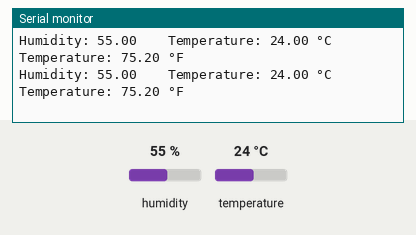
Bench run of a sketch on a simulated ESP32. Parts: the last lines printed to the serial monitor. The test bench sets the inputs (shaded band); at power-on: humidity 55 %, temperature 24 °C.

Above: at 5.8 s.
5.9 s: humidity set to 22 %
At 11.2 s:
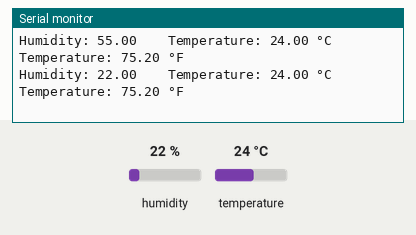
11.9 s: temperature set to 12 °C
At 16.0 s:
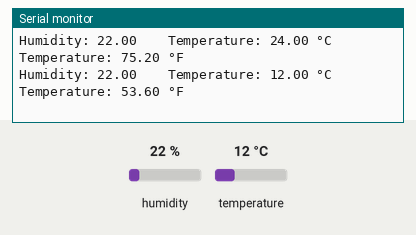
17.9 s: humidity set to 40 %
At 20.8 s:
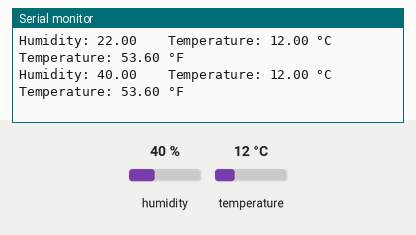
Timing chart, 0 to 22.3 s (numbered marks = the images above; inputs shaded):
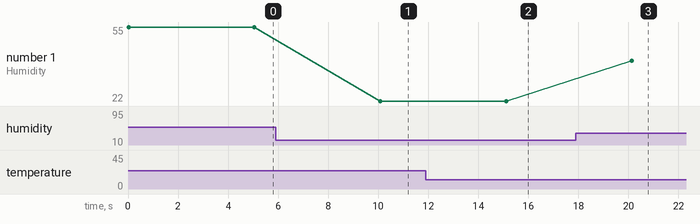

Measured:
- after the input at 5.9 s, the serial monitor: prints a new line after 4.2 s (image 1)
- after the input at 11.9 s, the serial monitor: prints a new line after 3.2 s (image 2)
- after the input at 17.9 s, the serial monitor: prints a new line after 2.2 s (image 3)
- plotted number 1: 55 → 22 after the input at 5.9 s, 22 → 40 after the input at 17.9 s

The sketch:

dht11.ino
```cpp
// DHT11 ESP32
// Jonatan Medina

// Librarys
#include <Adafruit_Sensor.h>
#include <DHT.h>

// dht pin
#define DHTPIN 2
//Sensor type
#define DHTTYPE DHT11

// Sensor configuration
DHT dht(DHTPIN, DHTTYPE);

void setup(){
    //serial communication
  Serial.begin(9600);
  //Start sensor
  dht.begin();
}

void loop(){
  //Reading Humidity
  float h = dht.readHumidity();
  //Reading Temperature °C
  float t = dht.readTemperature();
  //Reading Temperature °F
  float f = dht.readTemperature(true);
  Serial.print("Humidity: ");
  Serial.print(h);
  Serial.print("    Temperature: ");
  Serial.print(t);
  Serial.print(" °C");
  Serial.print("    Temperature: ");
  Serial.print(f);
  Serial.print(" °F \n");
  delay(5000);
}
```
